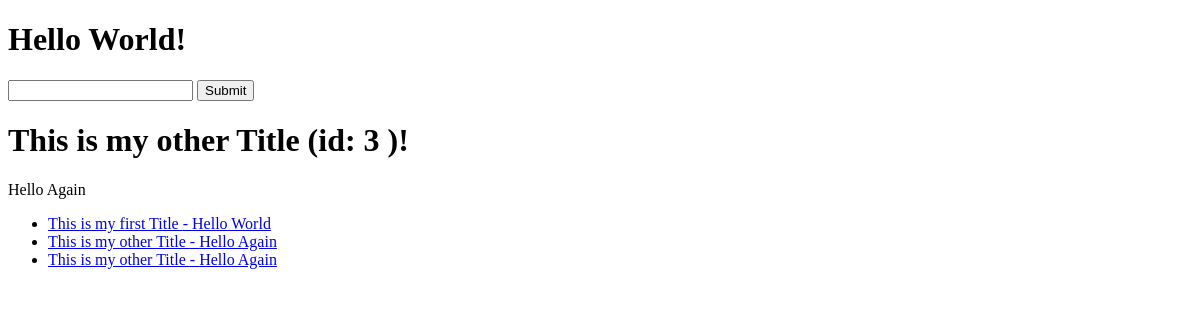
The app's page /, older data.
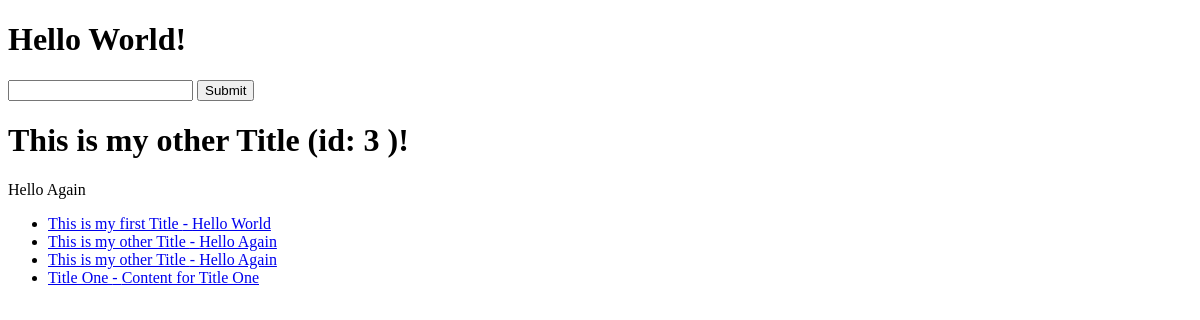
The same page, newer data.
### articles/models.py (models this page shows)
class Articles(models.Model):
    title = models.TextField()
    content = models.TextField()

### trydjango/views.py (the view)
# urls.py: path('', home_view),
def home_view(request, *args, **kwargs):
    random_id = random.randint(1,4)
    article_obj = Articles.objects.get(id=random_id)
    article_queryset = Articles.objects.all()
    context = {
        "object_list": article_queryset,
        "object": article_obj,
        "id": article_obj.id,
        "title": article_obj.title,
        "content": article_obj.content
    }
    HTML_STRING = render_to_string("home-view.html", context=context)
    return HttpResponse(HTML_STRING)

### templates/home-view.html
{% extends "base.html" %}
{% block content %}
<h1>{{ object.title }} (id: {{id}} )!</h1>
<p>{{ content }}</p>
<ul>
    {% for x in object_list %}
        {% if x.title %}
            <li><a href="/articles/{{x.id}}">{{ x.title }} - {{ x.content }}</a></li>
        {% endif %}
    {% endfor %}
</ul>
{% endblock %}

Row changes from the older to the newer data that the page shows:
added Articles: title "Title One", content "Content for Title One"
